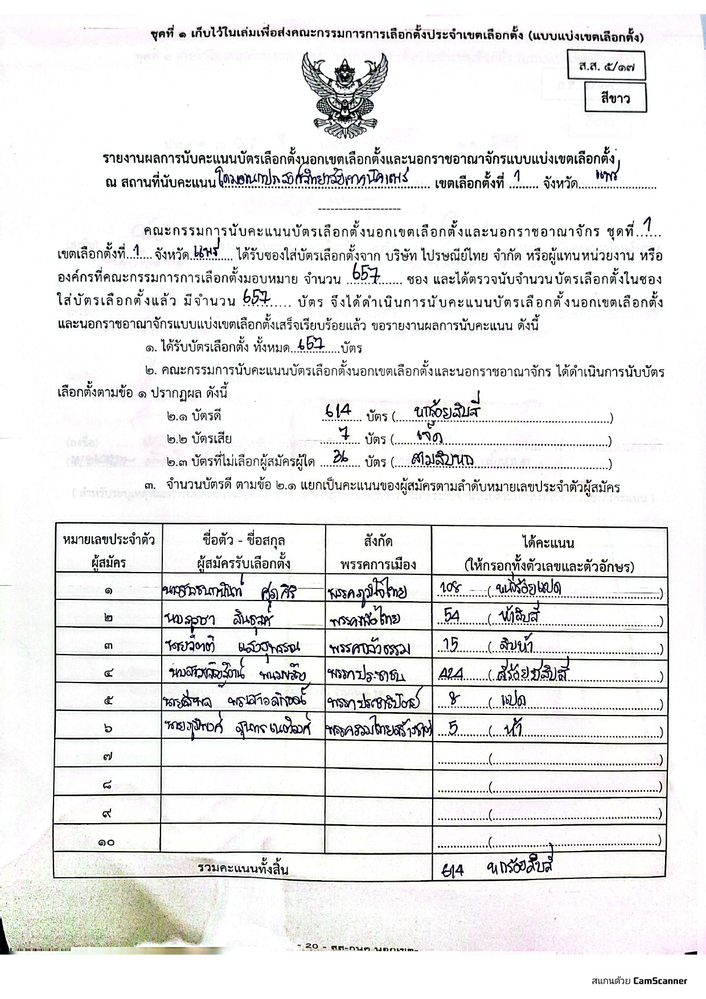
#> input picture test_images/page-1.png, 706 x 999 px, shrunk from 1240 x 1755 before the run
$ python vote_extractor.py
#> lines starting #> are read from the running program, lines starting #| are printed output that depends on the picture; after the words box and inside, x2 and y2 are one past the last pixel; in counts of white or black regions, pixels touching at a corner belong together
#!/usr/bin/env python3
"""
Vote extraction module for Thai election ballots.

Implements best practices learned from github.com/Klaijan/th-election-2026:
- Extract only the last column (vote counts)
- Remove grid lines before OCR
- Use digit-only Tesseract with character whitelist
- Detect dotted lines to validate cells
- Support multiple DPI settings

Usage:
    from vote_extractor import VoteExtractor

    extractor = VoteExtractor()
    votes = extractor.extract_votes("ballot.png")
"""

import os
import re
import tempfile
from pathlib import Path
from typing import Optional, List, Tuple
from dataclasses import dataclass

try:
    import cv2
    import numpy as np
    CV2_AVAILABLE = True
except ImportError:
    CV2_AVAILABLE = False

try:
    from PIL import Image
    PIL_AVAILABLE = True
except ImportError:
    PIL_AVAILABLE = False

try:
    import pytesseract
    TESSERACT_AVAILABLE = True
except ImportError:
    TESSERACT_AVAILABLE = False


# Thai numeral to Arabic conversion table
THAI_TO_ARABIC = str.maketrans({
    '๐': '0', '๑': '1', '๒': '2', '๓': '3', '๔': '4',
    '๕': '5', '๖': '6', '๗': '7', '๘': '8', '๙': '9'
})

# Tesseract config for digit-only extraction
DIGIT_CONFIG = "--oem 3 --psm 6 -c tessedit_char_whitelist=0123456789."


@dataclass
class VoteEntry:
    """A single vote count entry."""
    position: int  # Candidate/party position number
    votes: int     # Vote count
    raw_text: str  # Raw OCR text
    confidence: float = 0.0


@dataclass
class VoteExtractionResult:
    """Result from vote extraction."""
    votes: List[VoteEntry]
    total_votes: int
    column_detected: bool
    grid_removed: bool
    dpi_used: int
    error: Optional[str] = None


def thai_to_arabic(text: str) -> str:
    """Convert Thai numerals to Arabic numerals."""
    return text.translate(THAI_TO_ARABIC)


def remove_grid_lines(image: "np.ndarray") -> "np.ndarray":
    """
    Remove horizontal and vertical grid lines from image.

    Uses morphological operations to detect and remove lines.
    """
    if not CV2_AVAILABLE:
        return image

    if len(image.shape) == 3:
        gray = cv2.cvtColor(image, cv2.COLOR_RGB2GRAY)
    else:
        gray = image.copy()

    # Threshold
    _, thresh = cv2.threshold(gray, 0, 255, cv2.THRESH_BINARY_INV + cv2.THRESH_OTSU)

    h, w = thresh.shape[:2]

    # Dynamic kernel sizes based on image dimensions
    kx = max(18, int(w / 18))
    ky = max(18, int(h / 10))

    # Horizontal lines
    horiz_kernel = cv2.getStructuringElement(cv2.MORPH_RECT, (kx, 1))
    horiz = cv2.morphologyEx(thresh, cv2.MORPH_OPEN, horiz_kernel, iterations=1)

    # Vertical lines
    vert_kernel = cv2.getStructuringElement(cv2.MORPH_RECT, (1, ky))
    vert = cv2.morphologyEx(thresh, cv2.MORPH_OPEN, vert_kernel, iterations=1)

    # Combine
    lines = cv2.bitwise_or(horiz, vert)

    # Remove lines from original
    result = gray.copy()
    result[lines > 0] = 255

    return result


# [41 lines left out: function detect_dotted_lines, not called in this run]


def extract_last_column(image: "np.ndarray",
                        table_zone: Tuple[float, float] = (0.50, 0.95),
                        column_frac: Tuple[float, float] = (0.85, 0.98)) -> "np.ndarray":
    """
    Extract the last column from a ballot image.

    Args:
        image: Input image (numpy array)
        table_zone: (top_frac, bottom_frac) of page containing the table
        column_frac: (left_frac, right_frac) for the vote column

    Returns:
        Cropped image of the last column
    """
    h, w = image.shape[:2]

    # Calculate pixel coordinates
    top = int(h * table_zone[0])
    bottom = int(h * table_zone[1])
    left = int(w * column_frac[0])
    right = int(w * column_frac[1])

    return image[top:bottom, left:right]


def preprocess_for_digits(image: "np.ndarray") -> "np.ndarray":
    """
    Preprocess image for digit extraction.

    Steps:
    1. Convert to grayscale
    2. Apply CLAHE contrast enhancement
    3. Remove grid lines
    4. Apply Otsu thresholding
    5. Denoise
    """
    if not CV2_AVAILABLE:
        return image

    # Convert to grayscale
    if len(image.shape) == 3:
        gray = cv2.cvtColor(image, cv2.COLOR_RGB2GRAY)
    else:
        gray = image.copy()

    # CLAHE contrast enhancement
    clahe = cv2.createCLAHE(clipLimit=2.0, tileGridSize=(8, 8))
    gray = clahe.apply(gray)

    # Remove grid lines
    gray = remove_grid_lines(gray)

    # Otsu thresholding
    _, bw = cv2.threshold(gray, 0, 255, cv2.THRESH_BINARY + cv2.THRESH_OTSU)

    # Denoise
    try:
        bw = cv2.fastNlMeansDenoising(bw, None, h=10, templateWindowSize=7, searchWindowSize=21)
    except cv2.error:
        pass  # Skip denoising if it fails

    return bw


class VoteExtractor:
    """
    Extract vote counts from Thai election ballot forms.

    Uses techniques from the Klaijan/th-election-2026 project:
    - Column extraction
    - Grid line removal
    - Digit-only OCR
    """

    def __init__(self, dpi: int = 200):
        """
        Initialize the vote extractor.

        Args:
            dpi: DPI to use for PDF rendering (default 200, recommended range 150-400)
        """
        self.dpi = dpi
        self._check_dependencies()

    def _check_dependencies(self) -> None:
        """Check that required dependencies are available."""
        if not CV2_AVAILABLE:
            print("Warning: OpenCV not available. Some features disabled.")
        if not TESSERACT_AVAILABLE:
            print("Warning: Tesseract not available. OCR will not work.")

    def extract_votes_from_image(self, image_path: str) -> VoteExtractionResult:
        """
        Extract vote counts from an image file.

        Args:
            image_path: Path to the ballot image

        Returns:
            VoteExtractionResult with extracted votes
        """
        if not CV2_AVAILABLE or not TESSERACT_AVAILABLE:
            return VoteExtractionResult(
                votes=[],
                total_votes=0,
                column_detected=False,
                grid_removed=False,
                dpi_used=self.dpi,
                error="Missing dependencies"
            )

        try:
            # Load image
            img = cv2.imread(image_path)
            if img is None:
                return VoteExtractionResult(
                    votes=[], total_votes=0, column_detected=False,
                    grid_removed=False, dpi_used=self.dpi,
                    error=f"Could not load image: {image_path}"
                )

            # Extract last column
            column = extract_last_column(img)
            column_detected = column.size > 0

            # Preprocess
            processed = preprocess_for_digits(column)
            grid_removed = True

            # Save temp file for Tesseract
            with tempfile.NamedTemporaryFile(suffix='.png', delete=False) as tmp:
                cv2.imwrite(tmp.name, processed)
                tmp_path = tmp.name

            # OCR with digit-only config
            text = pytesseract.image_to_string(
                tmp_path,
                lang="eng",
                config=DIGIT_CONFIG
            )

            os.unlink(tmp_path)

            # Parse results
            votes = self._parse_vote_text(text)

            return VoteExtractionResult(
                votes=votes,
                total_votes=sum(v.votes for v in votes),
                column_detected=column_detected,
                grid_removed=grid_removed,
                dpi_used=self.dpi
            )

        except Exception as e:
            return VoteExtractionResult(
                votes=[], total_votes=0, column_detected=False,
                grid_removed=False, dpi_used=self.dpi,
                error=str(e)
            )

    # [56 lines left out: functions _parse_vote_text, extract_votes, not called in this run]


def main():
    """Test the vote extractor."""
    import sys

    print("=== Vote Extractor Test ===")
    print()

    if len(sys.argv) < 2:
        print("Usage: python vote_extractor.py <image_path>")
        print()
        print("Testing with sample image...")

        # Try to find a test image
        test_paths = [
            "test_images/page-1.png",
            "ballots/Phrae/เขตเลือกตั้งที่ 1 จังหวัดแพร่/ล่วงหน้านอกเขตและนอกราชอาณาจักร/ชุดที่ 10/สส.5ทับ17ชุดที่10.pdf"
        ]

        for path in test_paths:
            if os.path.exists(path):
                print(f"Found: {path}")

                # If PDF, convert first
                if path.endswith('.pdf'):
                    print("(PDF conversion needed - use ballot_extraction.py)")
                    continue

                extractor = VoteExtractor()
                result = extractor.extract_votes_from_image(path)
#> in extract_votes_from_image, img is the input picture: shape (999, 706, 3); mean B, G, R 232.9, 233.4, 233.4
#> in extract_last_column, `return image[top:bottom, left:right]`:
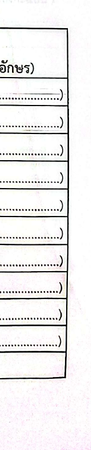
#> returned value: shape (450, 91, 3); mean of channels 0, 1, 2 236.8, 236.8, 238; drawn as B, G, R
#> in preprocess_for_digits, `gray = clahe.apply(gray)`:
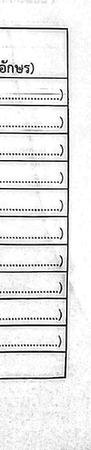
#> gray: shape (450, 91); min 1, max 255, mean 231.8
#> in remove_grid_lines, `_, thresh = cv2.threshold(gray, 0, 255, cv2.THRESH_BINARY_INV + cv2.TH..`:
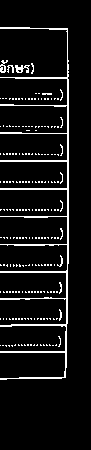
#> thresh: shape (450, 91); 7.6% white in thin lines or dots, all inside (x1, y1, x2, y2) = (0, 27, 69, 380)
#> in remove_grid_lines, `horiz = cv2.morphologyEx(thresh, cv2.MORPH_OPEN, horiz_kernel, iterati..`: horiz: shape (450, 91); 3.7% white in thin lines or dots, all inside (x1, y1, x2, y2) = (0, 27, 70, 379)
#> in remove_grid_lines, `vert = cv2.morphologyEx(thresh, cv2.MORPH_OPEN, vert_kernel, iteration..`:
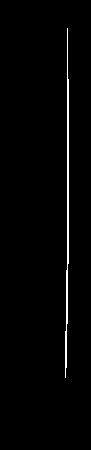
#> vert: shape (450, 91); 1.5% white in thin lines or dots, all inside (x1, y1, x2, y2) = (65, 28, 69, 378)
#> in remove_grid_lines, `lines = cv2.bitwise_or(horiz, vert)`:
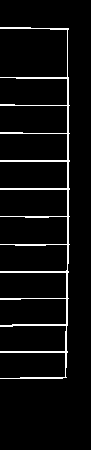
#> lines: shape (450, 91); 5.1% white in thin lines or dots, all inside (x1, y1, x2, y2) = (0, 27, 70, 379)
#> in remove_grid_lines, `result[lines > 0] = 255`:
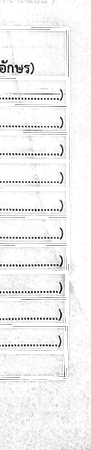
#> result: shape (450, 91); 5.11% of pixels changed, all inside (x1, y1, x2, y2) = (0, 27, 70, 379)
#> in preprocess_for_digits, `_, bw = cv2.threshold(gray, 0, 255, cv2.THRESH_BINARY + cv2.THRESH_OTSU)`:
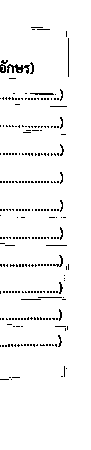
#> bw: shape (450, 91); 96.3% white; black in thin lines or dots, all inside (x1, y1, x2, y2) = (0, 27, 69, 380)

                print(f"Column detected: {result.column_detected}")
                print(f"Grid removed: {result.grid_removed}")
                print(f"DPI: {result.dpi_used}")
                print(f"Votes found: {len(result.votes)}")

                if result.votes:
                    print("Vote entries:")
                    for v in result.votes[:10]:
                        print(f"  Position {v.position}: {v.votes} votes")
                break
        return

    # Process provided image
    image_path = sys.argv[1]

    extractor = VoteExtractor()
    result = extractor.extract_votes_from_image(image_path)

    print(f"Image: {image_path}")
    print(f"Column detected: {result.column_detected}")
    print(f"Grid removed: {result.grid_removed}")
    print(f"Votes found: {len(result.votes)}")
    print(f"Total votes: {result.total_votes}")

    if result.error:
        print(f"Error: {result.error}")

    if result.votes:
        print("\nVote entries:")
        for v in result.votes:
            print(f"  Position {v.position}: {v.votes} votes (raw: '{v.raw_text}')")


if __name__ == "__main__":
    main()
#> (the call stopped at in extract_votes_from_image, `text = pytesseract.image_to_string( tmp_path, lang="eng", config=DIGIT..`: pytesseract is not available in this run)

$ run again, with test_images/bch_page-4.png copied over test_images/page-1.png
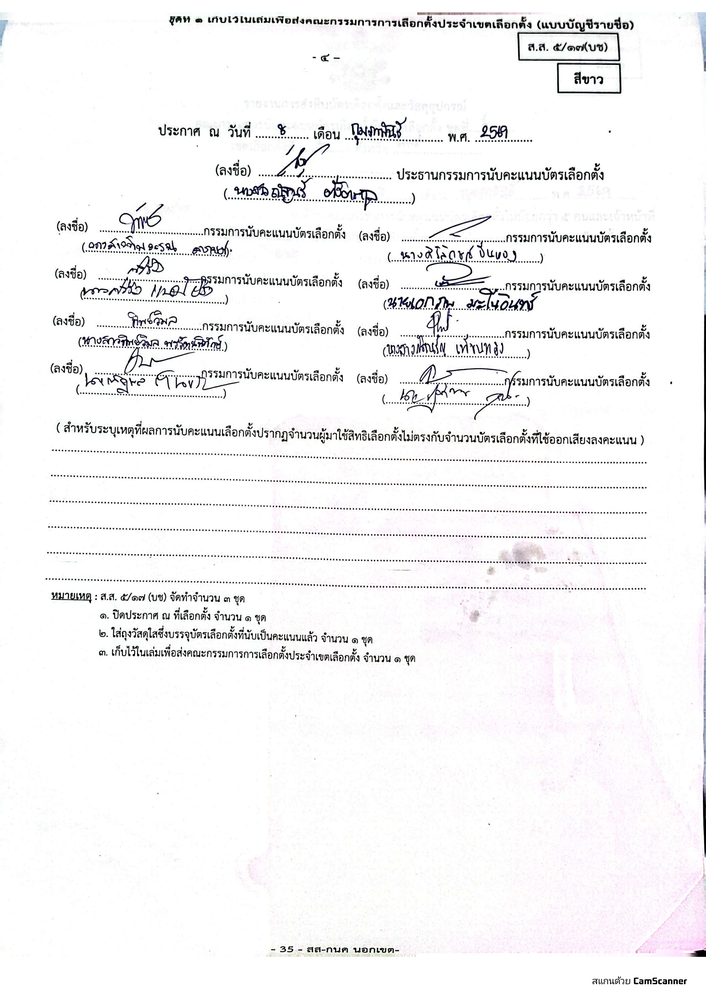
#> input picture test_images/bch_page-4.png, 706 x 999 px, shrunk from 2480 x 3509 before the run
#> in extract_votes_from_image, img is the input picture: shape (999, 706, 3); mean B, G, R 244.9, 244.2, 244.8
#> in remove_grid_lines, `_, thresh = cv2.threshold(gray, 0, 255, cv2.THRESH_BINARY_INV + cv2.TH..`:
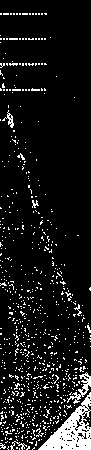
#> thresh: shape (450, 91); 9.3% white; 737 white regions (728 under 20 px), largest, box (x1, y1, x2, y2) and area: (38, 392, 91, 450) 1252, (67, 372, 91, 404) 210, (2, 110, 14, 128) 67
#> horiz: shape (450, 91); 1.2% white; 8 white regions (4 under 20 px), largest, box (x1, y1, x2, y2) and area: (42, 439, 91, 447) 234, (39, 446, 91, 450) 129, (51, 437, 78, 438) 27, (52, 435, 72, 436) 20
#> vert: shape (450, 91); 0.06% white in thin lines or dots, all inside (x1, y1, x2, y2) = (63, 424, 64, 450)
#> lines: shape (450, 91); 1.2% white; 3 white regions (2 under 20 px), largest, box (x1, y1, x2, y2) and area: (39, 424, 91, 450) 463
#> result: shape (450, 91); min 14, max 255, mean 245.9
#> in preprocess_for_digits, `_, bw = cv2.threshold(gray, 0, 255, cv2.THRESH_BINARY + cv2.THRESH_OTSU)`:
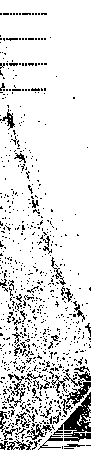
#> bw: shape (450, 91); 86.9% white; black in thin lines or dots

$ run again, with test_images/high_res_page-2.png copied over test_images/page-1.png
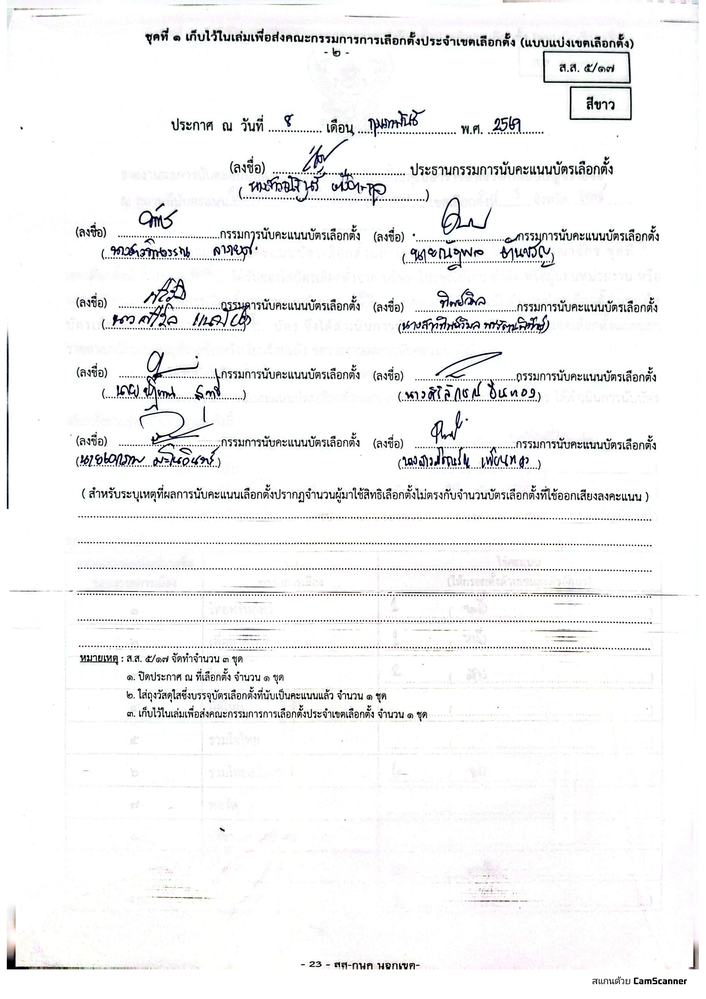
#> input picture test_images/high_res_page-2.png, 706 x 999 px, shrunk from 2480 x 3509 before the run
#> in extract_votes_from_image, img is the input picture: shape (999, 706, 3); mean B, G, R 244.2, 243.9, 243.8
#> in remove_grid_lines, `_, thresh = cv2.threshold(gray, 0, 255, cv2.THRESH_BINARY_INV + cv2.TH..`:
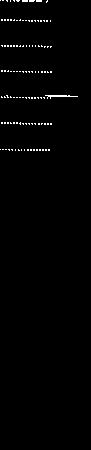
#> thresh: shape (450, 91); 1% white in thin lines or dots, all inside (x1, y1, x2, y2) = (0, 0, 78, 151)
#> horiz: shape (450, 91); 0.13% white in thin lines or dots, all inside (x1, y1, x2, y2) = (46, 95, 79, 97)
#> vert: shape (450, 91); every value is 0
#> result: shape (450, 91); min 1, max 255, mean 250.8
#> in preprocess_for_digits, `_, bw = cv2.threshold(gray, 0, 255, cv2.THRESH_BINARY + cv2.THRESH_OTSU)`:
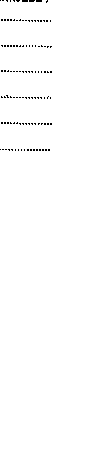
#> bw: shape (450, 91); 99.1% white; black in thin lines or dots, all inside (x1, y1, x2, y2) = (0, 0, 52, 151)
